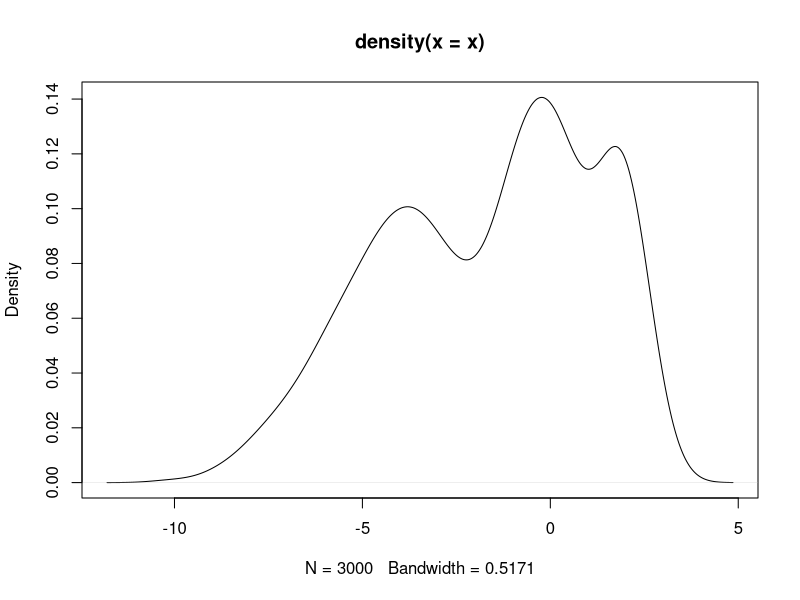

R code for this plot:
## ---- chunk 1

ugmm <- function(X, K, tol=0.0001, maxit=1000) {
  
  # Basics of X
  N <- length(X)
  
  # Initialise means
  mu <- sample(X, K)

  # Initialise variances
  theta <- rep(var(X), K)

  # Initialise mixing proportions
  prop <- rep(1/K, K)

  # Initialise individual label probabilities and weighted densities
  g <- matrix(0, nrow=N, ncol=K)
  
  # Initialise the difference
  diff <- Inf
  old <- 0
  
  # Initialise iterations
  it <- 0
  
  # EM Algo
  while (it < maxit) {
    
    # Old values
    oldmu <- mu
    oldtheta <- theta
    oldprop <- prop
    
    # E-step
    for (k in 1:K) {
      g[,k] <- prop[k] * dnorm(X, mu[k], sqrt(theta[k]))
    }
    g <- g / rowSums(g)
    
    
    # M-step
    Nk <- colSums(g)
    for (k in 1:K) {
      
      # Calculate mu_k
      mu[k] <- sum(g[,k] * X) / Nk[k]
      
      # Calculate theta^2_k
      theta[k] <- sum(g[,k]*(X - mu[k])^2) / Nk[k]
      
      # Update mixing proportions
      prop[k] <- Nk[k]/N
      
    }
    
    # Calculate log-likelihood
    lli <- numeric(N)
    for (k in 1:K) {
      lli <- lli + g[,k] * (log(prop[k]) + log(dnorm(X, mu[k], sqrt(theta[k]))))
    }
    ll <- sum(lli)
    
    # Recalulate difference
    diff <- abs(ll - old)
    
    # Update iterations
    it <- it+1
    
    # Check
    if (diff < tol) break
    
    # Assume the loop hasn't ended, update the old ll
    old <- ll
    
  }
  
  return(list(it=it, mu=mu, theta=sqrt(theta), prop=prop))

}


## ---- chunk 2

# Simulate draws from 3 distributions
set.seed(1234)
x1 <- rnorm(1000, 0, 1)
x2 <- rnorm(1500, -4, 2)
x3 <- rnorm(500, 2, 0.5)

# Combine into single vector
x <- c(x1, x2, x3)

# Density Plot
plot(density(x))

# Estimate clusters
ugmm(x, 3)

